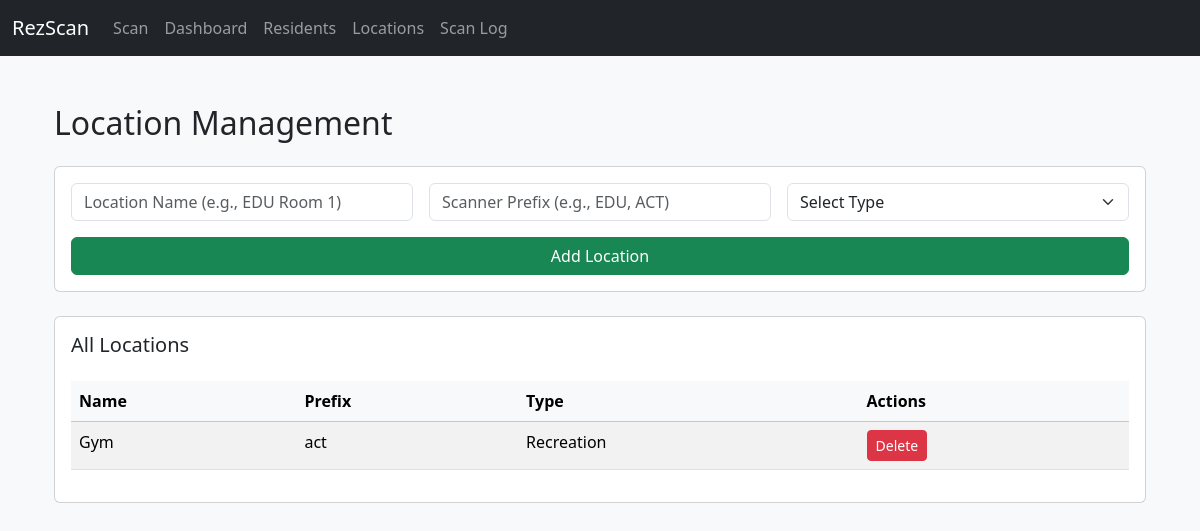
/admin/locations, run on an earlier commit of the app's database.
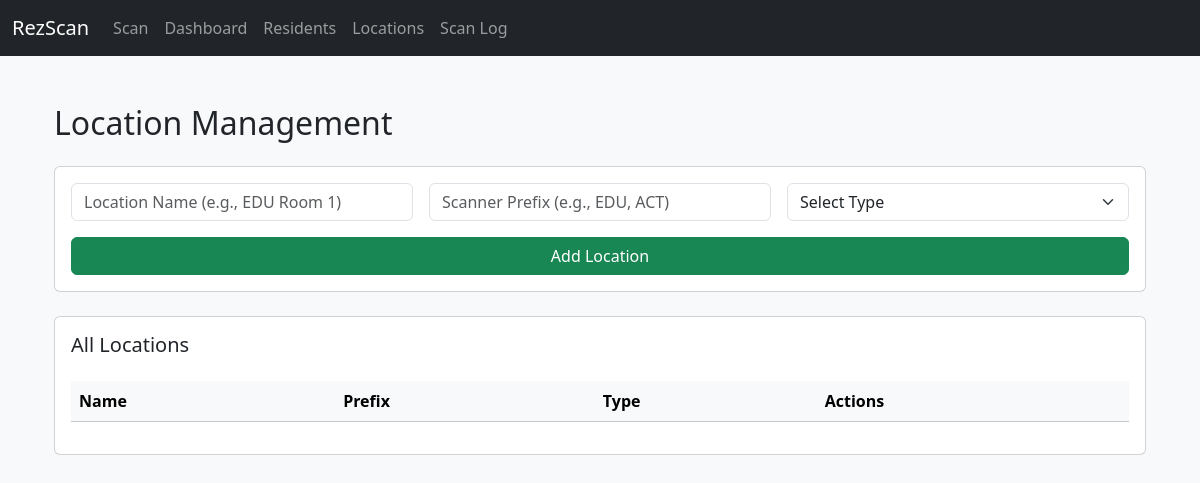
And on a later commit of the database.
### tables this page shows
CREATE TABLE locations (
                id INTEGER PRIMARY KEY AUTOINCREMENT,
                name TEXT NOT NULL UNIQUE,
                prefix TEXT UNIQUE,
                type TEXT 
            );

### RezScan Flask App.py (the view, shortened to what this page needs)
@app.route('/admin/locations', methods=['GET', 'POST'])
def manage_locations():
    message = None
    with sqlite3.connect(DB_PATH) as conn:
        c = conn.cursor()
        c.execute("SELECT id, name, prefix, type FROM locations ORDER BY name")
        locations = c.fetchall()
    return render_template('locations.html', locations=locations, message=message)

### Templates/locations.html (shortened to what this page needs)
{% extends 'layout.html' %}
{% block content %}
<div class="container">
    <h2 class="mb-4">Location Management</h2>
    <form method="POST" class="card card-body mb-4">
        <div class="row g-3">
            <div class="col-md-4">
                <input type="text" name="name" class="form-control" placeholder="Location Name (e.g., EDU Room 1)" required>
            </div>
            <div class="col-md-4">
                <input type="text" name="prefix" class="form-control" placeholder="Scanner Prefix (e.g., EDU, ACT)" required>
            </div>
            <div class="col-md-4">
                <select name="type" class="form-select" required>
                    <option value="" disabled selected>Select Type</option>
                </select>
            </div>
            <div class="col-12 d-grid">
                <button type="submit" class="btn btn-success">Add Location</button>
            </div>
        </div>
    </form>
    <div class="card p-3">
        <h5 class="card-title">All Locations</h5>
        <div class="table-responsive">
            <table class="table table-striped mt-3">
                <thead class="table-light">
                    <tr>
                        <th>Name</th>
                        <th>Prefix</th>
                        <th>Type</th>
                        <th>Actions</th>
                    </tr>
                </thead>
                <tbody>
                    {% for loc in locations %}
                    <tr>
                        <td>{{ loc[1] }}</td>
                        <td>{{ loc[2] if loc|length > 2 else '—' }}</td>
                        <td>{{ loc[3] if loc|length > 3 else '—' }}</td>
                        <td>
                            <form action="{{ url_for('delete_location', location_id=loc[0]) }}" method="POST" class="d-inline" onsubmit="return confirm('Are you sure you want to delete this location?');">
                                <button type="submit" class="btn btn-sm btn-danger">Delete</button>
                            </form>
                        </td>
                    </tr>
                    {% endfor %}
                </tbody>
            </table>
        </div>
    </div>
</div>
{% endblock %}

What changed in the data, as far as the page shows it:
removed locations: name "Gym", prefix "act", type "Recreation"
